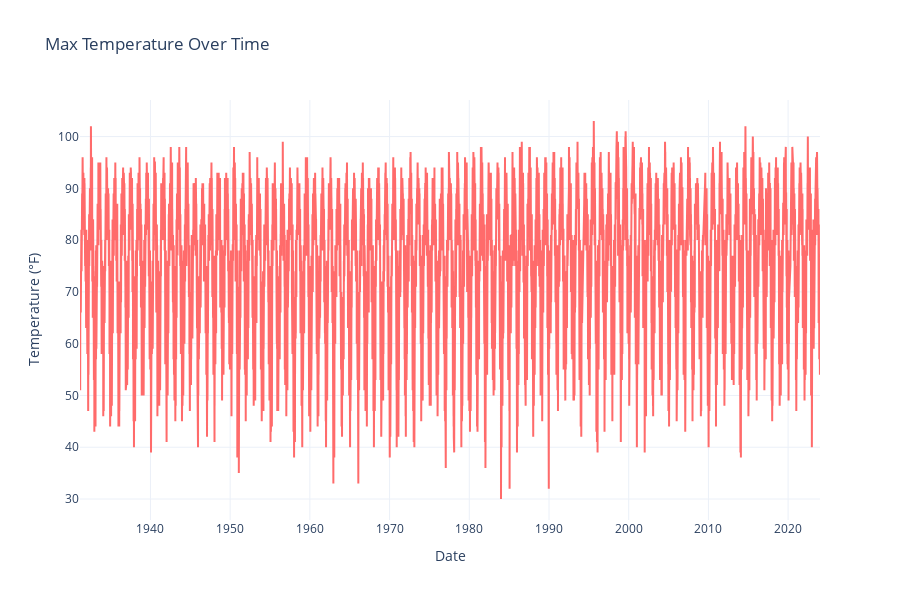

The code cell stored with this chart in its notebook:
### Code cell
# Plot max temperature

plt.figure(figsize=(10, 6))
plt.plot(df_clean.index, df_clean['MAX TEMP'], label='Max Temp', color='#FF6B6B')
plt.title('Max Temperature Over Time')
plt.xlabel('Date')
plt.ylabel('Temperature (°F)')
plt.legend(loc='upper left')
plt.xticks(rotation=45)
plt.tight_layout()
plt.show()

### Figure 1 — Plotly figure (JSON) as saved in the notebook; plotly's stock layout.template omitted (floating-point values rounded to 4 significant figures; data arrays with more than 128 entries replaced by an {"elided": "..."} marker saying what was removed)
{"data": [{"line": {"color": "#FF6B6B"}, "mode": "lines", "name": "Max Temp", "type": "scatter", "x": {"elided": "32945 str values"}, "y": {"elided": "32945 float values"}}], "layout": {"height": 600, "title": {"text": "Max Temperature Over Time"}, "xaxis": {"title": {"text": "Date"}}, "yaxis": {"title": {"text": "Temperature (°F)"}}}}
